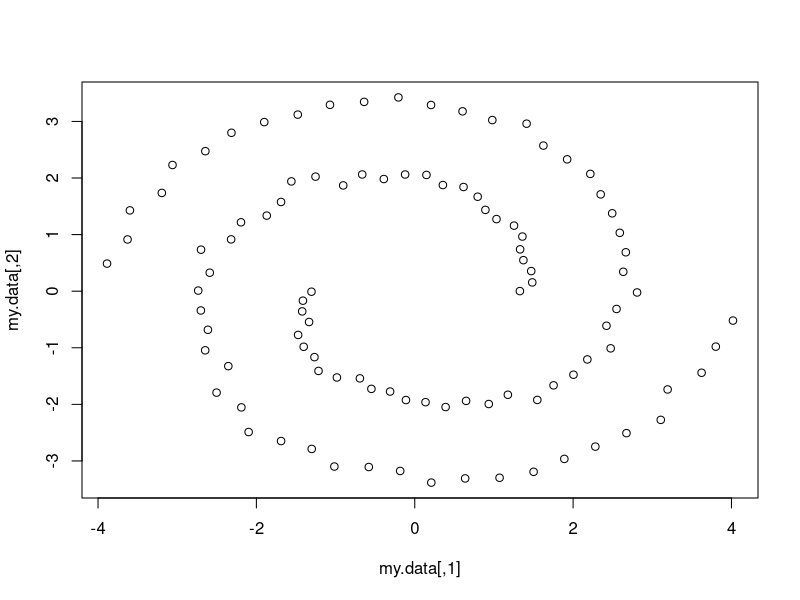
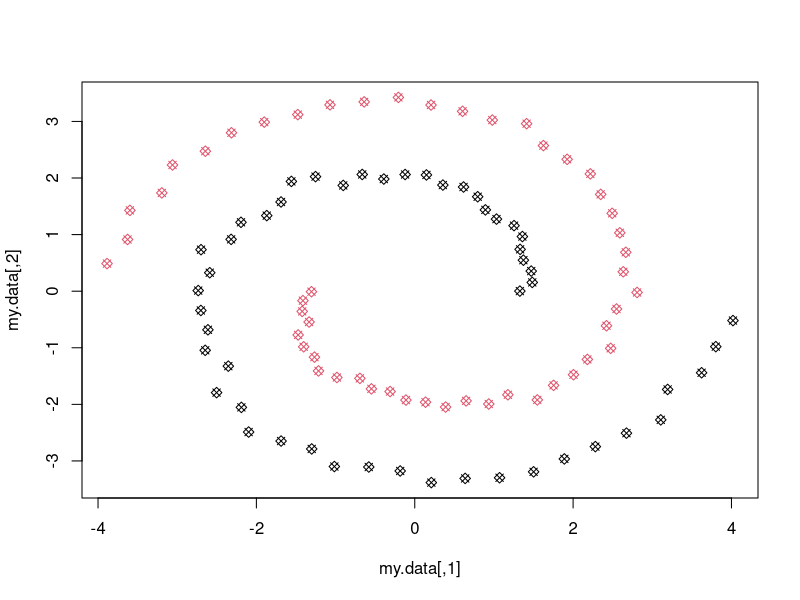

Here is the R script that generated these plots, in order:
library(mlbench)
set.seed(1)
obj=mlbench.spirals(100,1,0.025)
my.data=4 * obj$x
plot(my.data)
library(kernlab)
sc=specc(my.data, centers=2)
plot(my.data,col=sc,pch=4)        
points(my.data,col=obj$classes,pch=5)
